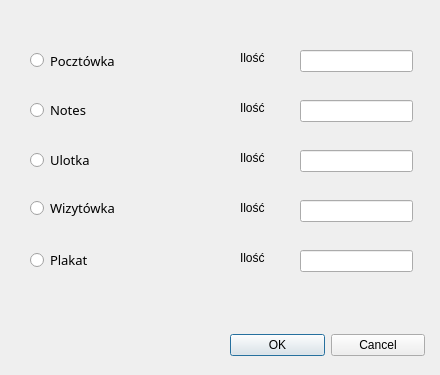
<?xml version="1.0" encoding="UTF-8"?>
<ui version="4.0">
 <class>FormularzDodajProdukt</class>
 <widget class="QDialog" name="FormularzDodajProdukt">
  <property name="geometry">
   <rect>
    <x>0</x>
    <y>0</y>
    <width>440</width>
    <height>375</height>
   </rect>
  </property>
  <property name="windowTitle">
   <string>Dialog</string>
  </property>
  <widget class="QWidget" name="layoutWidget">
   <property name="geometry">
    <rect>
     <x>230</x>
     <y>330</y>
     <width>195</width>
     <height>30</height>
    </rect>
   </property>
   <layout class="QHBoxLayout" name="horizontalLayout_2">
    <item>
     <widget class="QPushButton" name="buttonOK">
      <property name="text">
       <string>OK</string>
      </property>
     </widget>
    </item>
    <item>
     <widget class="QPushButton" name="buttonCancel">
      <property name="text">
       <string>Cancel</string>
      </property>
     </widget>
    </item>
   </layout>
  </widget>
  <widget class="QRadioButton" name="radioPocztowka">
   <property name="geometry">
    <rect>
     <x>30</x>
     <y>50</y>
     <width>111</width>
     <height>21</height>
    </rect>
   </property>
   <property name="font">
    <font>
     <family>Mongolian Baiti</family>
     <pointsize>10</pointsize>
    </font>
   </property>
   <property name="text">
    <string>Pocztówka</string>
   </property>
   <property name="iconSize">
    <size>
     <width>30</width>
     <height>30</height>
    </size>
   </property>
  </widget>
  <widget class="QRadioButton" name="radioNotes">
   <property name="geometry">
    <rect>
     <x>30</x>
     <y>100</y>
     <width>95</width>
     <height>20</height>
    </rect>
   </property>
   <property name="font">
    <font>
     <family>Mongolian Baiti</family>
     <pointsize>10</pointsize>
    </font>
   </property>
   <property name="text">
    <string>Notes</string>
   </property>
   <property name="iconSize">
    <size>
     <width>30</width>
     <height>30</height>
    </size>
   </property>
  </widget>
  <widget class="QRadioButton" name="radioUlotka">
   <property name="geometry">
    <rect>
     <x>30</x>
     <y>150</y>
     <width>95</width>
     <height>20</height>
    </rect>
   </property>
   <property name="font">
    <font>
     <family>Mongolian Baiti</family>
     <pointsize>10</pointsize>
    </font>
   </property>
   <property name="text">
    <string>Ulotka</string>
   </property>
   <property name="iconSize">
    <size>
     <width>30</width>
     <height>30</height>
    </size>
   </property>
  </widget>
  <widget class="QRadioButton" name="radioWizytowka">
   <property name="geometry">
    <rect>
     <x>30</x>
     <y>200</y>
     <width>111</width>
     <height>16</height>
    </rect>
   </property>
   <property name="font">
    <font>
     <family>Mongolian Baiti</family>
     <pointsize>10</pointsize>
    </font>
   </property>
   <property name="text">
    <string>Wizytówka</string>
   </property>
   <property name="iconSize">
    <size>
     <width>30</width>
     <height>30</height>
    </size>
   </property>
  </widget>
  <widget class="QRadioButton" name="radioPlakat">
   <property name="geometry">
    <rect>
     <x>30</x>
     <y>250</y>
     <width>95</width>
     <height>20</height>
    </rect>
   </property>
   <property name="font">
    <font>
     <family>Mongolian Baiti</family>
     <pointsize>10</pointsize>
    </font>
   </property>
   <property name="text">
    <string>Plakat</string>
   </property>
   <property name="iconSize">
    <size>
     <width>30</width>
     <height>30</height>
    </size>
   </property>
  </widget>
  <widget class="QLineEdit" name="lineEdit">
   <property name="geometry">
    <rect>
     <x>300</x>
     <y>50</y>
     <width>113</width>
     <height>22</height>
    </rect>
   </property>
  </widget>
  <widget class="QLineEdit" name="lineEdit_2">
   <property name="geometry">
    <rect>
     <x>300</x>
     <y>100</y>
     <width>113</width>
     <height>22</height>
    </rect>
   </property>
  </widget>
  <widget class="QLineEdit" name="lineEdit_3">
   <property name="geometry">
    <rect>
     <x>300</x>
     <y>150</y>
     <width>113</width>
     <height>22</height>
    </rect>
   </property>
  </widget>
  <widget class="QLineEdit" name="lineEdit_4">
   <property name="geometry">
    <rect>
     <x>300</x>
     <y>250</y>
     <width>113</width>
     <height>22</height>
    </rect>
   </property>
  </widget>
  <widget class="QLineEdit" name="lineEdit_5">
   <property name="geometry">
    <rect>
     <x>300</x>
     <y>200</y>
     <width>113</width>
     <height>22</height>
    </rect>
   </property>
  </widget>
  <widget class="QLabel" name="label">
   <property name="geometry">
    <rect>
     <x>240</x>
     <y>50</y>
     <width>55</width>
     <height>16</height>
    </rect>
   </property>
   <property name="text">
    <string>Ilość</string>
   </property>
  </widget>
  <widget class="QLabel" name="label_2">
   <property name="geometry">
    <rect>
     <x>240</x>
     <y>100</y>
     <width>55</width>
     <height>16</height>
    </rect>
   </property>
   <property name="text">
    <string>Ilość</string>
   </property>
  </widget>
  <widget class="QLabel" name="label_3">
   <property name="geometry">
    <rect>
     <x>240</x>
     <y>150</y>
     <width>55</width>
     <height>16</height>
    </rect>
   </property>
   <property name="text">
    <string>Ilość</string>
   </property>
  </widget>
  <widget class="QLabel" name="label_4">
   <property name="geometry">
    <rect>
     <x>240</x>
     <y>200</y>
     <width>55</width>
     <height>16</height>
    </rect>
   </property>
   <property name="text">
    <string>Ilość</string>
   </property>
  </widget>
  <widget class="QLabel" name="label_5">
   <property name="geometry">
    <rect>
     <x>240</x>
     <y>250</y>
     <width>55</width>
     <height>16</height>
    </rect>
   </property>
   <property name="text">
    <string>Ilość</string>
   </property>
  </widget>
 </widget>
 <resources/>
 <connections/>
</ui>
